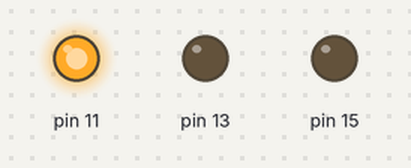
Bench run of a program on a simulated Raspberry Pi (header pin numbers). On the bench: output pins drawn as LEDs (lit = HIGH). At 15.0 s the program stops and its outputs stay as they are.

Above: at 0.5 s.
At 1.5 s:
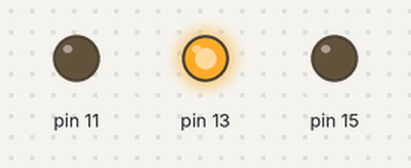
At 5.5 s:
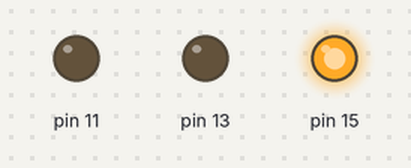
Timing chart, 0 to 6.9 s (numbered marks = the images above):
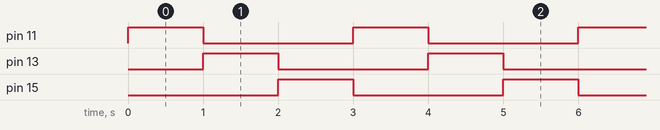

The program:

gpio-led.py
```python
# LED common leg to GPIO9
# LED red leg to GPIO11
# LED green leg to GPIO13
# LED blue leg to GPIO15

import RPi.GPIO as GPIO
import time

# Blinking function
def blink(pin1,pin2,pin3,period):
        GPIO.output(pin1,GPIO.HIGH)
        time.sleep(period)
        GPIO.output(pin1,GPIO.LOW)
        GPIO.output(pin2,GPIO.HIGH)
        time.sleep(period)
        GPIO.output(pin2,GPIO.LOW)
        GPIO.output(pin3,GPIO.HIGH)
        time.sleep(period)
        GPIO.output(pin3,GPIO.LOW)
        return

# To use Raspberry Pi board pin numbers
GPIO.setmode(GPIO.BOARD)

# Set up GPIO output channels
GPIO.setup(11, GPIO.OUT)
GPIO.setup(13, GPIO.OUT)
GPIO.setup(15, GPIO.OUT)

# Blink GPIO11, GPIO13, GPIO15 5 times, alternating once every second
for i in range(0,5):
        blink(11,13,15,1)

# Reset GPIO state
GPIO.cleanup()
```

Measured:
- by itself, pin 11: alternates HIGH for 1.0 s and LOW for 2.0 s, 10 changes in all, then stays LOW
- by itself, pin 13, pin 15: alternates HIGH for 1.0 s and LOW for 2.0 s
